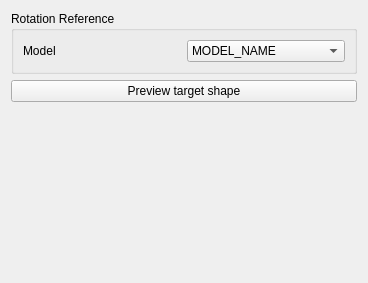
<?xml version="1.0" encoding="UTF-8"?>
<ui version="4.0">
 <class>Form</class>
 <widget class="QWidget" name="Form">
  <property name="geometry">
   <rect>
    <x>0</x>
    <y>0</y>
    <width>368</width>
    <height>283</height>
   </rect>
  </property>
  <property name="windowTitle">
   <string>Form</string>
  </property>
  <layout class="QGridLayout" name="gridLayout_4">
   <item row="1" column="0">
    <widget class="QGroupBox" name="rotationReference">
     <property name="title">
      <string>Rotation Reference</string>
     </property>
     <layout class="QGridLayout" name="gridLayout_2">
      <item row="0" column="1">
       <widget class="Gui::PrefComboBox" name="model">
        <item>
         <property name="text">
          <string>MODEL_NAME</string>
         </property>
        </item>
       </widget>
      </item>
      <item row="0" column="0">
       <widget class="QLabel" name="model_label">
        <property name="text">
         <string>Model</string>
        </property>
       </widget>
      </item>
     </layout>
    </widget>
   </item>
   <item row="4" column="0">
    <spacer name="verticalSpacer">
     <property name="orientation">
      <enum>Qt::Vertical</enum>
     </property>
     <property name="sizeHint" stdset="0">
      <size>
       <width>20</width>
       <height>40</height>
      </size>
     </property>
    </spacer>
   </item>
   <item row="3" column="0">
    <widget class="QPushButton" name="previewTargetShape">
     <property name="font">
      <font>
       <pointsize>9</pointsize>
      </font>
     </property>
     <property name="text">
      <string>Preview target shape</string>
     </property>
     <property name="checkable">
      <bool>true</bool>
     </property>
    </widget>
   </item>
  </layout>
 </widget>
 <customwidgets>
  <customwidget>
   <class>Gui::PrefComboBox</class>
   <extends>QComboBox</extends>
   <header>Gui/PrefWidgets.h</header>
  </customwidget>
 </customwidgets>
 <resources/>
 <connections/>
</ui>
